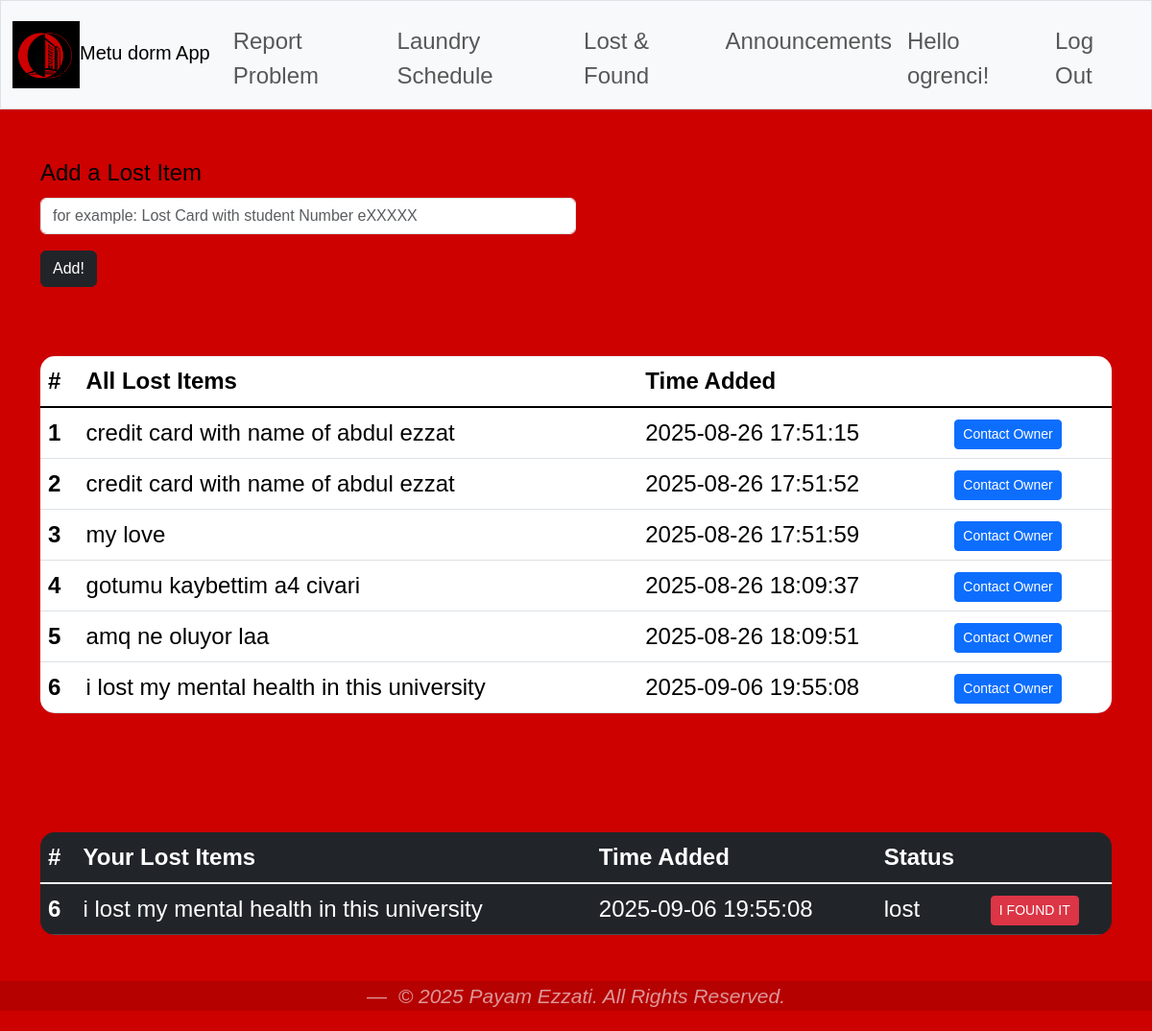
The app's page /lost_and_found (signed in), older data.
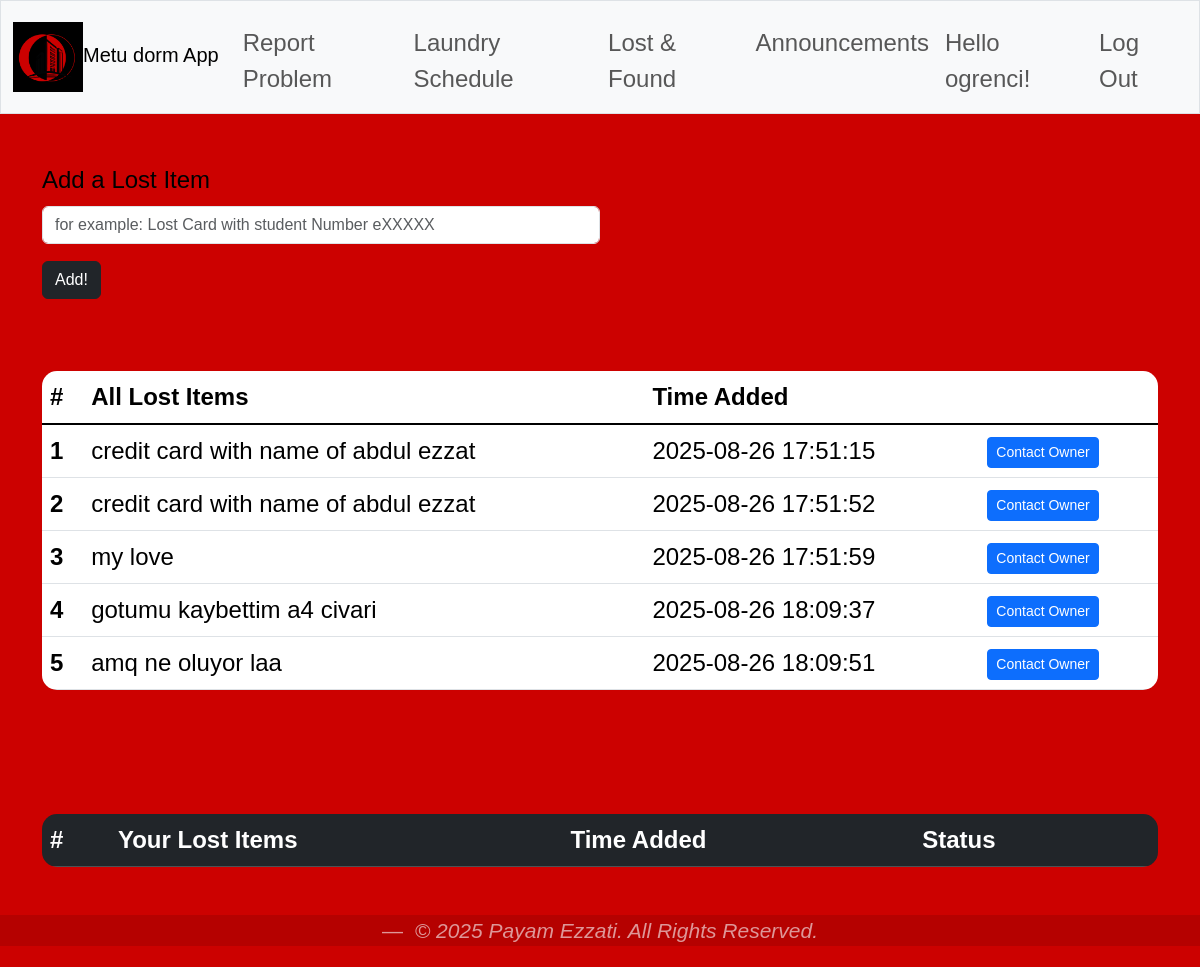
The same page, newer data.
### tables this page shows
CREATE TABLE userss(
            id INTEGER PRIMARY KEY AUTOINCREMENT,
            name TEXT,
            email TEXT UNIQUE,
            dorm_number TEXT,
            room_number INTEGER,
            role TEXT,
            password_hashed TEXT
        );

CREATE TABLE lost_and_found (
    id INTEGER PRIMARY KEY AUTOINCREMENT,
    user_id INTEGER NOT NULL,
    item_description TEXT NOT NULL,
    status TEXT DEFAULT 'lost',
    date_reported TEXT DEFAULT (datetime('now')),
    FOREIGN KEY (user_id) REFERENCES users(id)
    );

### app.py (the view)
@app.route("/lost_and_found", methods=["GET", "POST"])
@login_required
def lost_and_found():
    if request.method == "POST":
        item = request.form.get("item_description")
        if not item:
            return apology("must provide item description",400)
        db = get_db()
        cursor = db.execute( "INSERT INTO lost_and_found (user_id,item_description) VALUES (?, ?)",
            (session["user_id"],item))
        db.commit()
        return redirect("/lost_and_found")
    else:
        db = get_db()
        cursor = db.execute( "SELECT lost_and_found.id, lost_and_found.item_description, lost_and_found.status, lost_and_found.date_reported, lost_and_found.user_id, userss.email, userss.name FROM lost_and_found JOIN userss ON lost_and_found.user_id = userss.id WHERE lost_and_found.status = 'lost'")
        rows = cursor.fetchall()
        return render_template("lost_found.html",rows=rows)

### app.py (called while the page is built)
def get_db():
    if "db" not in g:
        g.db = sqlite3.connect(DATABASE)
        g.db.row_factory = sqlite3.Row
    return g.db

### helpers.py (called while the page is built)
def login_required(f):
    @wraps(f)
    def decorated_function(*args, **kwargs):
        if session.get("user_id") is None:
            return redirect("/login")
        return f(*args, **kwargs)
    return decorated_function

### templates/lost_found.html (shortened to what this page needs)
{% extends "layout.html" %}
{% block main %}
     <form method = "POST">
        <div class="mb-3 col-6">
            <label class="form-label"> Add a Lost Item</label>
            <input type="text" class="form-control" name="item_description" required placeholder="for example: Lost Card with student Number eXXXXX">
        </div>
        <button type="submit" class="btn btn-dark">Add!</button>
    </form>
  <br>
  <br>
    <table class="table table-hover">
  <thead>
    <tr>
      <th scope="col">#</th>
      <th scope="col">All Lost Items</th>
      <th scope="col">Time Added</th>
      <th scope="col"> </th>
    </tr>
  </thead>
  <tbody class="table-group-divider">
     {%for row in rows%}
    <tr>
      <th scope="row">{{loop.index}}</th>
      <td>{{row["item_description"]}}</td>
      <td></span>{{row["date_reported"]}}</td>
      <td><a href="https://mail.google.com/mail/?view=cm&fs=1&to={{ row['email'] }}&su=About your lost item&body=Hello, I think I found your item."
            target="_blank"
            class="btn btn-primary btn-sm">
   Contact Owner
</a></td>
    </tr>
    {% endfor %}
  </tbody>
</table>
<br><br><br>
<table class="table table-dark table-hover">
  <thead>
    <tr>
      <th scope="col">#</th>
      <th scope="col">Your Lost Items</th>
      <th scope="col">Time Added</th>
      <th scope="col">Status</th>
      <th scope="col"> </th>
    </tr>
  </thead>
  <tbody class="table-group-divider">
     {%for row in rows%}
     {%if row["user_id"] == session["user_id"]%}
    <tr>
      <th scope="row">{{loop.index}}</th>
      <td>{{row["item_description"]}}{{message}}</td>
      <td>{{row["date_reported"]}}</td>
      <td>{{row["status"]}}</td>
      <td>
                <form method="POST" action="/mark_found">
                    <button type="submit" class="btn btn-danger btn-sm">I FOUND IT</button>
                </form>
      </td>
    </tr>
    {%endif%}
    {% endfor %}
  </tbody>
</table>
{% endblock %}

### templates/layout.html (shortened to what this page needs)
<!DOCTYPE html>
<html lang="en">
<head>
    <link href="https://cdn.jsdelivr.net/npm/bootstrap@5.3.3/dist/css/bootstrap.min.css" rel="stylesheet">
    <link href="/static/styles.css" rel="stylesheet">
</head>
<body>
    <nav class="navbar navbar-expand-md navbar-light bg-light border">
        <div class="container-fluid">
            <a class="navbar-brand" href="/"><img src="/static/logo.png" alt="Bootstrap" width="70">Metu dorm App</a>
            <div class="collapse navbar-collapse" id="navbar">
                {% if session.get("user_id") %}
                <ul class="navbar-nav me-auto mt-2">
                    <li class="nav-item"><a class="nav-link" href="/report_problem">Report Problem</a></li>
                    <li class="nav-item"><a class="nav-link" href="/laundry">Laundry Schedule</a></li>
                    <li class="nav-item"><a class="nav-link" href="/lost_and_found">Lost & Found</a></li>
                    <li class="nav-item"><a class="nav-link" href="/announcements">Announcements</a></li>
                </ul>
                <ul class="navbar-nav ms-auto mt-2">
                    <li class="nav-item"><span class="nav-link">Hello {{ session.get("name") }}!</span></li>
                    <li class="nav-item"><a class="nav-link" href="/logout">Log Out</a></li>
                </ul>
                {% else %}
                <ul class="navbar-nav ms-auto mt-2">
                            <li class="nav-item"><a class="nav-link" href="/register">Register</a></li>
                            <li class="nav-item"><a class="nav-link" href="/login">Log In</a></li>
                        </ul>
                {% endif %}
            </div>
        </div>
    </nav>
    <main class="container py-5">
        {% block main %}{% endblock %}
    </main>
</body>
<footer>
  <section class="footer-bottom">
    <div class="container text-center">
      <figcaption class="blockquote-footer">
        <cite title="Source Title">&copy; 2025 Payam Ezzati. All Rights Reserved.</cite>
      </figcaption>
    </div>
  </section>
</footer>
</html>

Row changes from the older to the newer data that the page shows:
no longer on this page (row unchanged): userss: get "ogrenci"
no longer on this page (row edited): lost_and_found: item_description "i lost my mental health in this university", date_reported "2025-09-06 19:55:08", status "lost"
Text that changed along with them:
{{ session.get("name") }}: (not shown) → "ogrenci"
